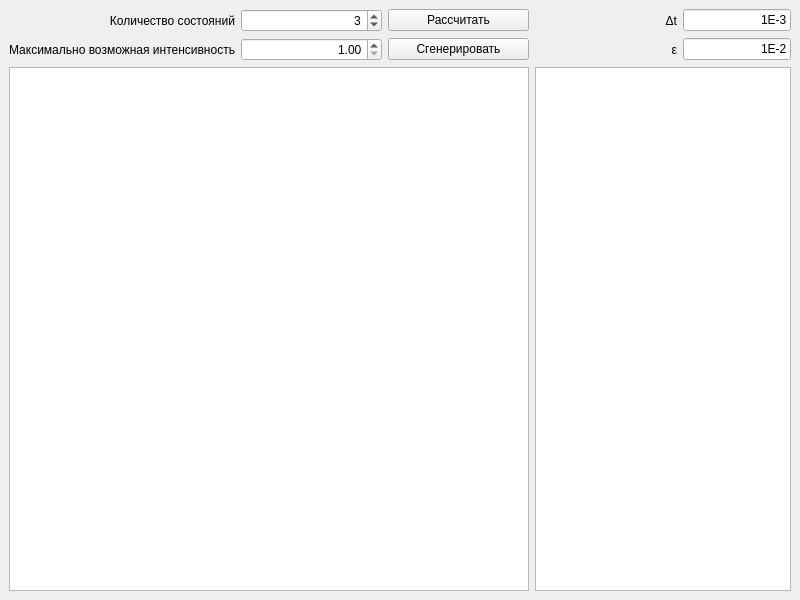
<?xml version="1.0" encoding="UTF-8"?>
<ui version="4.0">
 <class>MainWindow</class>
 <widget class="QMainWindow" name="MainWindow">
  <property name="geometry">
   <rect>
    <x>0</x>
    <y>0</y>
    <width>800</width>
    <height>600</height>
   </rect>
  </property>
  <property name="windowTitle">
   <string>MainWindow</string>
  </property>
  <widget class="QWidget" name="centralwidget">
   <layout class="QGridLayout" name="gridLayout">
    <item row="0" column="0">
     <widget class="QLabel" name="nStatesLabel">
      <property name="text">
       <string>Количество состояний</string>
      </property>
      <property name="alignment">
       <set>Qt::AlignRight|Qt::AlignTrailing|Qt::AlignVCenter</set>
      </property>
     </widget>
    </item>
    <item row="0" column="3">
     <widget class="QLabel" name="dtLabel">
      <property name="text">
       <string>Δt</string>
      </property>
      <property name="alignment">
       <set>Qt::AlignRight|Qt::AlignTrailing|Qt::AlignVCenter</set>
      </property>
     </widget>
    </item>
    <item row="2" column="3" colspan="2">
     <widget class="QTableWidget" name="resultTableWidget">
      <property name="sizePolicy">
       <sizepolicy hsizetype="Minimum" vsizetype="Expanding">
        <horstretch>0</horstretch>
        <verstretch>0</verstretch>
       </sizepolicy>
      </property>
     </widget>
    </item>
    <item row="0" column="2">
     <widget class="QPushButton" name="calculatePushButton">
      <property name="text">
       <string>Рассчитать</string>
      </property>
     </widget>
    </item>
    <item row="0" column="1">
     <widget class="QSpinBox" name="nStatesSpinBox">
      <property name="alignment">
       <set>Qt::AlignRight|Qt::AlignTrailing|Qt::AlignVCenter</set>
      </property>
      <property name="minimum">
       <number>1</number>
      </property>
      <property name="maximum">
       <number>10</number>
      </property>
      <property name="singleStep">
       <number>1</number>
      </property>
      <property name="value">
       <number>3</number>
      </property>
     </widget>
    </item>
    <item row="1" column="1">
     <widget class="QDoubleSpinBox" name="maxIntensityDoubleSpinBox">
      <property name="alignment">
       <set>Qt::AlignRight|Qt::AlignTrailing|Qt::AlignVCenter</set>
      </property>
      <property name="minimum">
       <double>1.000000000000000</double>
      </property>
      <property name="maximum">
       <double>100.000000000000000</double>
      </property>
     </widget>
    </item>
    <item row="1" column="0">
     <widget class="QLabel" name="maxIntensityLabel">
      <property name="text">
       <string>Максимально возможная интенсивность</string>
      </property>
      <property name="alignment">
       <set>Qt::AlignRight|Qt::AlignTrailing|Qt::AlignVCenter</set>
      </property>
     </widget>
    </item>
    <item row="1" column="2">
     <widget class="QPushButton" name="generateIntensityMatrixpushButton">
      <property name="text">
       <string>Сгенерировать</string>
      </property>
     </widget>
    </item>
    <item row="2" column="0" colspan="3">
     <widget class="QTableWidget" name="intensityMatrixTableWidget"/>
    </item>
    <item row="1" column="3">
     <widget class="QLabel" name="epsLabel">
      <property name="text">
       <string>ε</string>
      </property>
      <property name="alignment">
       <set>Qt::AlignRight|Qt::AlignTrailing|Qt::AlignVCenter</set>
      </property>
     </widget>
    </item>
    <item row="0" column="4">
     <widget class="QLineEdit" name="dtLineEdit">
      <property name="sizePolicy">
       <sizepolicy hsizetype="Fixed" vsizetype="Fixed">
        <horstretch>0</horstretch>
        <verstretch>0</verstretch>
       </sizepolicy>
      </property>
      <property name="text">
       <string>1E-3</string>
      </property>
      <property name="alignment">
       <set>Qt::AlignRight|Qt::AlignTrailing|Qt::AlignVCenter</set>
      </property>
     </widget>
    </item>
    <item row="1" column="4">
     <widget class="QLineEdit" name="epsLineEdit">
      <property name="sizePolicy">
       <sizepolicy hsizetype="Fixed" vsizetype="Fixed">
        <horstretch>0</horstretch>
        <verstretch>0</verstretch>
       </sizepolicy>
      </property>
      <property name="text">
       <string>1E-2</string>
      </property>
      <property name="alignment">
       <set>Qt::AlignRight|Qt::AlignTrailing|Qt::AlignVCenter</set>
      </property>
     </widget>
    </item>
   </layout>
  </widget>
 </widget>
 <resources/>
 <connections/>
</ui>
